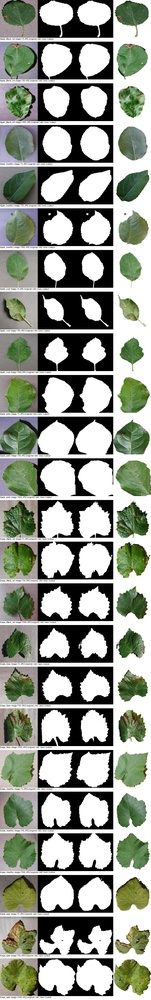
#> input picture leaves_segmentation/segmentation_comparison.jpg, 151 x 1000 px, shrunk from 768 x 5088 before the run
$ python -i image_processing.py   (imports and definitions only)
#> lines starting #> are read from the running program, lines starting #| are printed output that depends on the picture; after the words box and inside, x2 and y2 are one past the last pixel; in counts of white or black regions, pixels touching at a corner belong together
#> further down, picture is the input picture: shape (1000, 151, 3); mean B, G, R 142.1, 152.9, 147.8
#!/usr/bin/python3

import matplotlib.pyplot as plt
from plantcv import plantcv as pcv
from numpy import ndarray as array
import numpy as np
import cv2


# [11 lines left out: function show_image, not called in this run]


def load_img(path: str) -> array:
    img = plt.imread(path)
    return img


# [63 lines left out: functions get_leaf_mask, img_detect_leaf, blur_img, hue_mask, saturation_mask, analyze_img and 1 more, not called in this run]


def binary_mask(img: array, path: str = "./visual/binary.png") -> array:
#> called with path = './visual/binary.png'
    blur = cv2.GaussianBlur(img, (5, 5), 0)
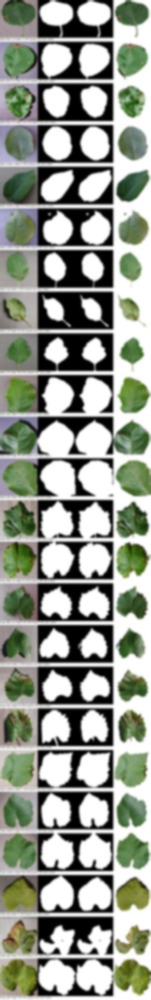
#> blur: shape (1000, 151, 3); mean B, G, R 142.1, 152.9, 147.8
    gray = cv2.cvtColor(blur, cv2.COLOR_BGR2GRAY)
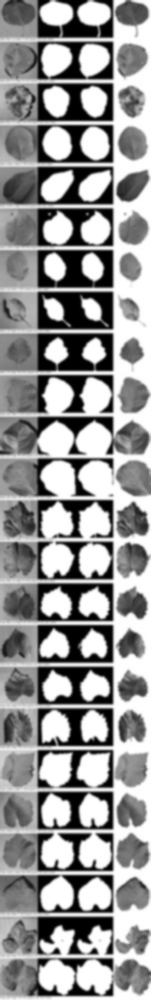
#> gray: shape (1000, 151); min 0, max 255, mean 150.1
    _, binary = cv2.threshold(
        gray, 0, 255, cv2.THRESH_BINARY + cv2.THRESH_OTSU)
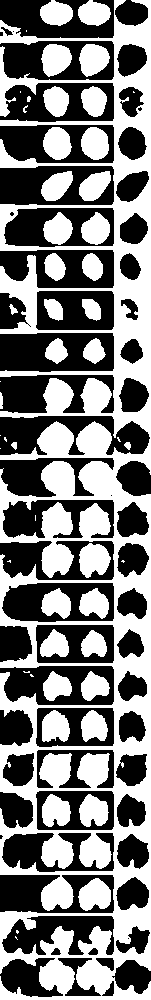
#> binary: shape (1000, 151); 47.9% white; 52 white regions (16 under 20 px), largest, box (x1, y1, x2, y2) and area: (0, 0, 151, 1000) 53813, (79, 543, 111, 578) 810, (78, 878, 111, 911) 784
    binary = cv2.bitwise_not(binary)
    pcv.print_image(binary, path)
#> (this line was passed over: plantcv is not available in this run)
    return binary


# [32 lines left out: functions render_points, extract_pseudolandmarks, plot_histogram, not called in this run]

>>> import cv2
>>> picture = cv2.imread('../leaves_segmentation/segmentation_comparison.jpg')
>>> result = binary_mask(picture)
